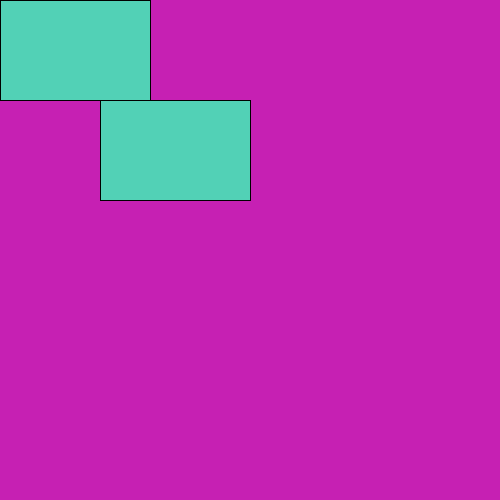
Frame 1 (no input)
Frame 60 (the mouse pressed at the canvas centre just before this capture): identical to frame 1, image omitted
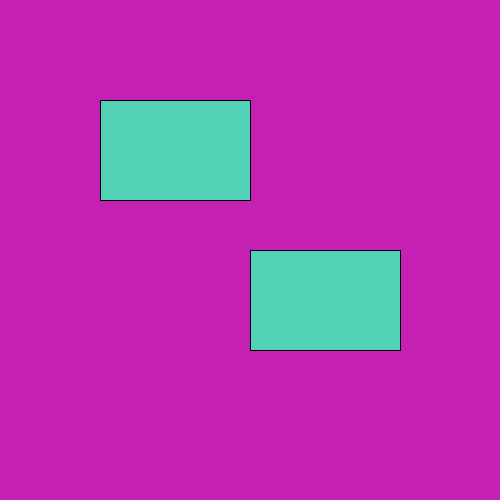
Frame 120 (the mouse held since frame 60 and released just before this capture)

The Processing sketch that drew these frames (run headless with seeded random() and noise(); from frame 60 on, the mouse is pressed at the canvas centre):

// Processing sketch: week01_size_
// ── week01_size_.pde
//active
void setup(){
  size(500,500);
}
void draw(){
  background(#C620B3);
  fill(#52D1B6);
  rect(100,100,150,100);
  rect(mouseX,mouseY,150,100);
}
